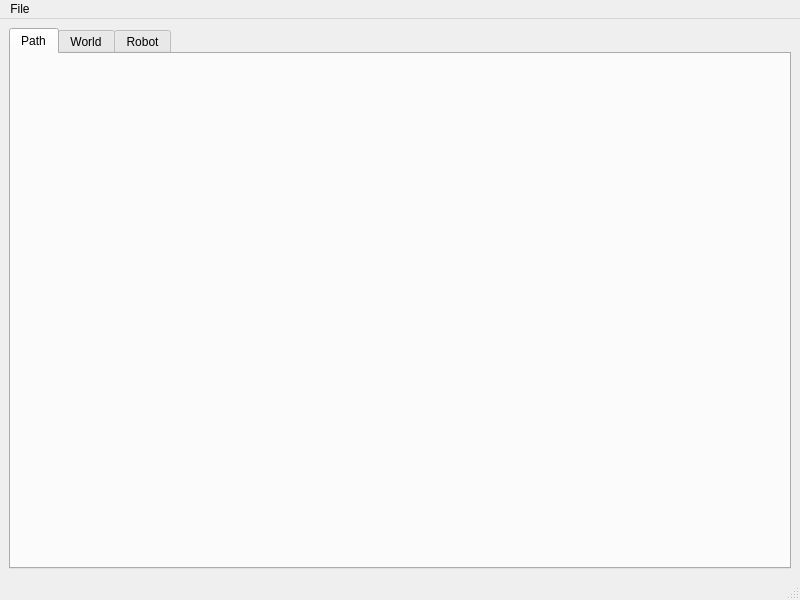
<?xml version="1.0" encoding="UTF-8"?>
<ui version="4.0">
 <class>MainWindow</class>
 <widget class="QMainWindow" name="MainWindow">
  <property name="geometry">
   <rect>
    <x>0</x>
    <y>0</y>
    <width>800</width>
    <height>600</height>
   </rect>
  </property>
  <property name="windowTitle">
   <string>MainWindow</string>
  </property>
  <widget class="QWidget" name="centralwidget">
   <layout class="QGridLayout" name="gridLayout">
    <item row="0" column="0">
     <widget class="QTabWidget" name="tabWidget">
      <property name="currentIndex">
       <number>0</number>
      </property>
      <widget class="rip::navigation::pathfollower::gui::PathWidgetOuter" name="path">
       <attribute name="title">
        <string>Path</string>
       </attribute>
      </widget>
      <widget class="rip::navigation::pathfollower::gui::WorldWidgetOuter" name="world">
       <attribute name="title">
        <string>World</string>
       </attribute>
      </widget>
      <widget class="rip::navigation::pathfollower::gui::RobotWidgetOuter" name="robot">
       <attribute name="title">
        <string>Robot</string>
       </attribute>
      </widget>
     </widget>
    </item>
   </layout>
  </widget>
  <widget class="QMenuBar" name="menubar">
   <property name="geometry">
    <rect>
     <x>0</x>
     <y>0</y>
     <width>800</width>
     <height>22</height>
    </rect>
   </property>
   <widget class="QMenu" name="menuFile">
    <property name="title">
     <string>File</string>
    </property>
    <addaction name="import_robot"/>
    <addaction name="export_robot"/>
    <addaction name="separator"/>
    <addaction name="import_world"/>
    <addaction name="export_world"/>
    <addaction name="separator"/>
    <addaction name="import_waypoints"/>
    <addaction name="export_waypoints"/>
   </widget>
   <addaction name="menuFile"/>
  </widget>
  <widget class="QStatusBar" name="statusbar"/>
  <action name="import_robot">
   <property name="text">
    <string>Import Robot</string>
   </property>
  </action>
  <action name="import_world">
   <property name="text">
    <string>Import World</string>
   </property>
  </action>
  <action name="import_waypoints">
   <property name="text">
    <string>Import Waypoints</string>
   </property>
  </action>
  <action name="export_robot">
   <property name="text">
    <string>Export Robot</string>
   </property>
  </action>
  <action name="export_world">
   <property name="text">
    <string>Export World</string>
   </property>
  </action>
  <action name="export_waypoints">
   <property name="text">
    <string>Export Waypoints</string>
   </property>
  </action>
 </widget>
 <customwidgets>
  <customwidget>
   <class>rip::navigation::pathfollower::gui::WorldWidgetOuter</class>
   <extends>QWidget</extends>
   <header>path_follower_gui/world_widget_outer.hpp</header>
   <container>1</container>
  </customwidget>
  <customwidget>
   <class>rip::navigation::pathfollower::gui::RobotWidgetOuter</class>
   <extends>QWidget</extends>
   <header>path_follower_gui/robot_widget_outer.hpp</header>
   <container>1</container>
  </customwidget>
  <customwidget>
   <class>rip::navigation::pathfollower::gui::PathWidgetOuter</class>
   <extends>QWidget</extends>
   <header>path_follower_gui/path_widget_outer.hpp</header>
   <container>1</container>
  </customwidget>
 </customwidgets>
 <resources/>
 <connections/>
</ui>
